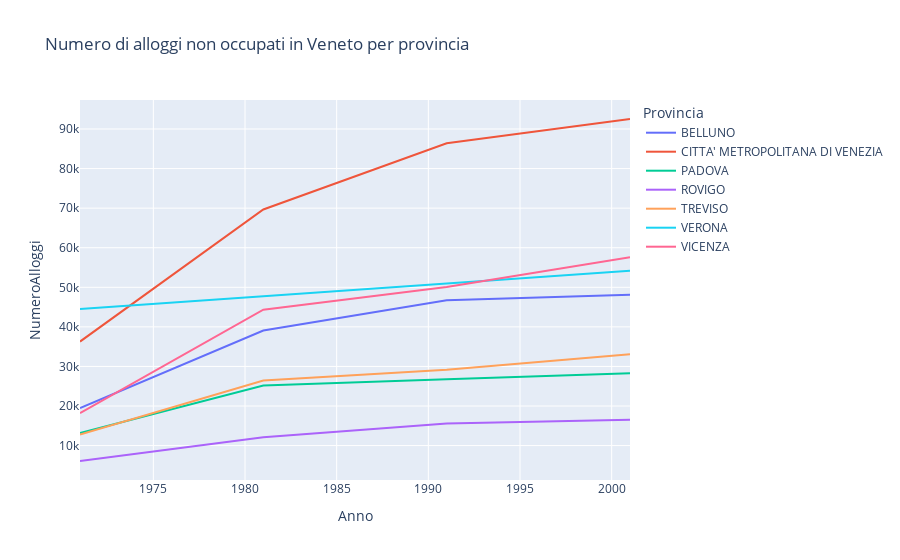

This figure's notebook cell:
### Code cell
df_new_group=df_new.groupby(['Anno', 'Provincia'])['NumeroAlloggi'].sum().reset_index()
fig= px.line(df_new_group, x='Anno', y='NumeroAlloggi', color='Provincia', title='Numero di alloggi non occupati in Veneto per provincia')
fig.show()

### Figure 1 — Plotly figure (JSON) as saved in the notebook; plotly's stock layout.template omitted (floating-point values rounded to 4 significant figures)
{"data": [{"hovertemplate": "Provincia=BELLUNO<br>Anno=%{x}<br>NumeroAlloggi=%{y}<extra></extra>", "legendgroup": "BELLUNO", "line": {"color": "#636efa", "dash": "solid"}, "marker": {"symbol": "circle"}, "mode": "lines", "name": "BELLUNO", "orientation": "v", "showlegend": true, "type": "scatter", "x": [1971, 1981, 1991, 2001], "xaxis": "x", "y": [19490.0, 39080.0, 46750.0, 48120.0], "yaxis": "y"}, {"hovertemplate": "Provincia=CITTA' METROPOLITANA DI VENEZIA<br>Anno=%{x}<br>NumeroAlloggi=%{y}<extra></extra>", "legendgroup": "CITTA' METROPOLITANA DI VENEZIA", "line": {"color": "#EF553B", "dash": "solid"}, "marker": {"symbol": "circle"}, "mode": "lines", "name": "CITTA' METROPOLITANA DI VENEZIA", "orientation": "v", "showlegend": true, "type": "scatter", "x": [1971, 1981, 1991, 2001], "xaxis": "x", "y": [36280.0, 69670.0, 86380.0, 92530.0], "yaxis": "y"}, {"hovertemplate": "Provincia=PADOVA<br>Anno=%{x}<br>NumeroAlloggi=%{y}<extra></extra>", "legendgroup": "PADOVA", "line": {"color": "#00cc96", "dash": "solid"}, "marker": {"symbol": "circle"}, "mode": "lines", "name": "PADOVA", "orientation": "v", "showlegend": true, "type": "scatter", "x": [1971, 1981, 1991, 2001], "xaxis": "x", "y": [13170.0, 25210.0, 26760.0, 28260.0], "yaxis": "y"}, {"hovertemplate": "Provincia=ROVIGO<br>Anno=%{x}<br>NumeroAlloggi=%{y}<extra></extra>", "legendgroup": "ROVIGO", "line": {"color": "#ab63fa", "dash": "solid"}, "marker": {"symbol": "circle"}, "mode": "lines", "name": "ROVIGO", "orientation": "v", "showlegend": true, "type": "scatter", "x": [1971, 1981, 1991, 2001], "xaxis": "x", "y": [6107.0, 12110.0, 15560.0, 16530.0], "yaxis": "y"}, {"hovertemplate": "Provincia=TREVISO<br>Anno=%{x}<br>NumeroAlloggi=%{y}<extra></extra>", "legendgroup": "TREVISO", "line": {"color": "#FFA15A", "dash": "solid"}, "marker": {"symbol": "circle"}, "mode": "lines", "name": "TREVISO", "orientation": "v", "showlegend": true, "type": "scatter", "x": [1971, 1981, 1991, 2001], "xaxis": "x", "y": [12780.0, 26450.0, 29180.0, 33080.0], "yaxis": "y"}, {"hovertemplate": "Provincia=VERONA<br>Anno=%{x}<br>NumeroAlloggi=%{y}<extra></extra>", "legendgroup": "VERONA", "line": {"color": "#19d3f3", "dash": "solid"}, "marker": {"symbol": "circle"}, "mode": "lines", "name": "VERONA", "orientation": "v", "showlegend": true, "type": "scatter", "x": [1971, 1981, 1991, 2001], "xaxis": "x", "y": [44530.0, 47740.0, 50950.0, 54150.0], "yaxis": "y"}, {"hovertemplate": "Provincia=VICENZA<br>Anno=%{x}<br>NumeroAlloggi=%{y}<extra></extra>", "legendgroup": "VICENZA", "line": {"color": "#FF6692", "dash": "solid"}, "marker": {"symbol": "circle"}, "mode": "lines", "name": "VICENZA", "orientation": "v", "showlegend": true, "type": "scatter", "x": [1971, 1981, 1991, 2001], "xaxis": "x", "y": [18220.0, 44350.0, 50070.0, 57580.0], "yaxis": "y"}], "layout": {"legend": {"title": {"text": "Provincia"}, "tracegroupgap": 0}, "title": {"text": "Numero di alloggi non occupati in Veneto per provincia"}, "xaxis": {"anchor": "y", "domain": [0, 1], "title": {"text": "Anno"}}, "yaxis": {"anchor": "x", "domain": [0, 1], "title": {"text": "NumeroAlloggi"}}}}
